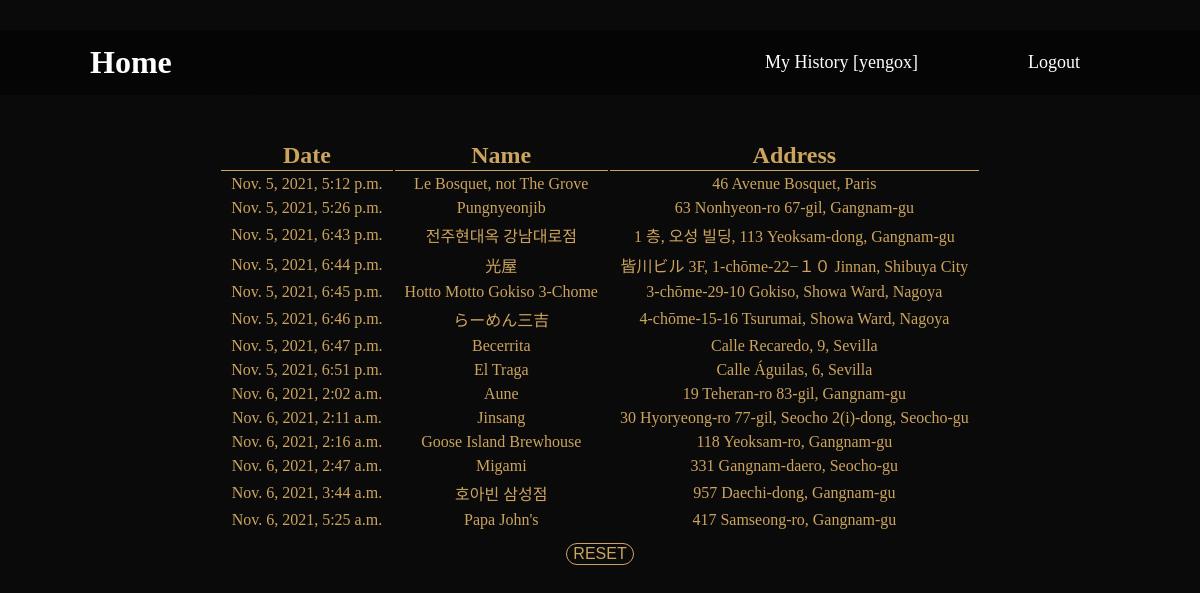
Page /accounts/history/ (signed in) on the earlier database version.
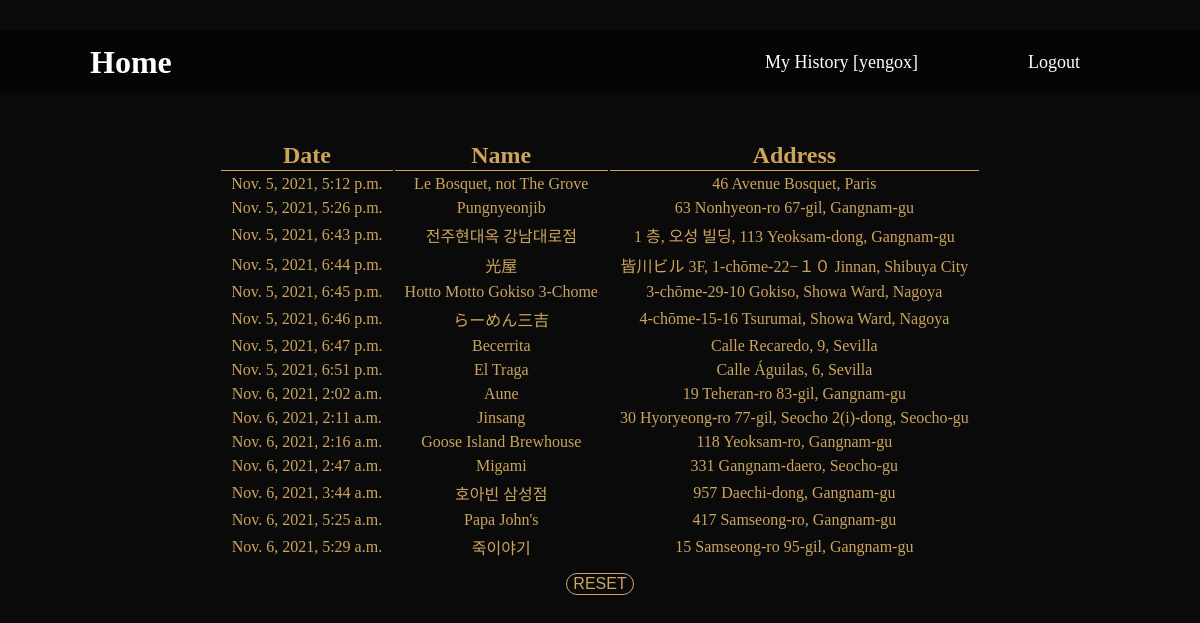
Same page on the later database version.
### works/models.py (models this page shows)
class PlaceSelected(models.Model):
    name = models.CharField(max_length=50)
    vicinity = models.CharField(max_length=50)
    user = models.ForeignKey(to=User, on_delete=models.CASCADE)
    created_at = models.DateTimeField(auto_now_add=True)

### accounts/views.py (the view)
# urls.py: path('history/', history, name='history'),
@login_required
def history(request):
    history_all = PlaceSelected.objects.filter(user=request.user)
    context = {
        'history_all': history_all
    }
    return render(request, 'accounts/history.html', context)

### templates/accounts/history.html (shortened to what this page needs)
{% extends 'base.html' %}
{% load static %}
{% block css %}<link rel="stylesheet" type="text/css" href="{% static 'accounts/css/history.css' %}">{% endblock %}
{% block content %}
<table class="container">
    <tr class="up-item">
        <th id="up-item-1">Date</th><br>
        <th id="up-item-2">Name</th><br>
        <th class="adrs" id="up-item-3">Address</th>
    </tr>
{% if history_all %}
    {% for history in history_all %}
    <tr class="down-item">
        <td>{{ history.created_at }}</td>
        <td id="td-2">{{ history.name }}</td>
        <td class="adrs">{{ history.vicinity }}</td>
    </tr>
        {% endfor %}
    </table>
    <form action="{% url 'accounts:delete' %}" method="POST">
    <div class="reset">
    <input type="submit" class="btn-reset" value="RESET" onclick="return confirm('reset?')">
    </div>
    </form>
{% else %}
<h3 class="none">None</h3>
{% endif %}
{% endblock %}

Differences in the rows shown:
added PlaceSelected: created_at "Nov. 6, 2021, 5:29 a.m.", name "죽이야기", vicinity "15 Samseong-ro 95-gil, Gangnam-gu"
